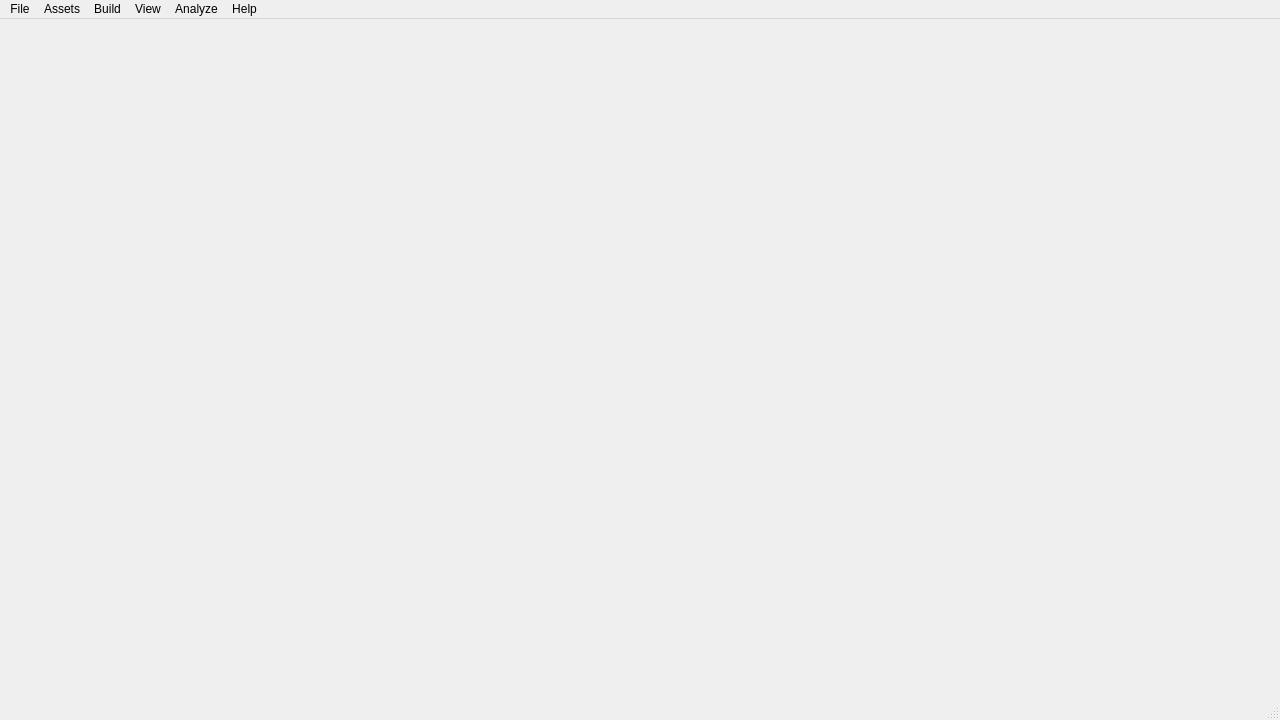
<?xml version="1.0" encoding="UTF-8"?>
<ui version="4.0">
 <class>MainWindow</class>
 <widget class="QMainWindow" name="MainWindow">
  <property name="geometry">
   <rect>
    <x>0</x>
    <y>0</y>
    <width>1280</width>
    <height>720</height>
   </rect>
  </property>
  <property name="windowTitle">
   <string>Swift IDE</string>
  </property>
  <widget class="QWidget" name="centralWidget"/>
  <widget class="QMenuBar" name="menuBar">
   <property name="geometry">
    <rect>
     <x>0</x>
     <y>0</y>
     <width>1280</width>
     <height>21</height>
    </rect>
   </property>
   <widget class="QMenu" name="menuFile">
    <property name="title">
     <string>File</string>
    </property>
    <addaction name="actionNew_Project"/>
    <addaction name="actionOpen_Project"/>
    <addaction name="separator"/>
    <addaction name="actionSave"/>
    <addaction name="actionSave_As"/>
    <addaction name="actionSave_All"/>
    <addaction name="separator"/>
    <addaction name="actionPreference"/>
    <addaction name="actionOpen_Swift_in_Explorer"/>
    <addaction name="actionExit"/>
   </widget>
   <widget class="QMenu" name="menuAssets">
    <property name="title">
     <string>Assets</string>
    </property>
    <addaction name="actionAdd_Texture"/>
    <addaction name="actionAdd_Sound"/>
    <addaction name="actionAdd_Font"/>
    <addaction name="actionAdd_Scene"/>
    <addaction name="separator"/>
    <addaction name="actionAdd_Class"/>
    <addaction name="actionAdd_Entity"/>
    <addaction name="actionAdd_State"/>
    <addaction name="separator"/>
    <addaction name="actionConfiguration"/>
    <addaction name="actionOpen_in_Explorer"/>
   </widget>
   <widget class="QMenu" name="menuBuild">
    <property name="title">
     <string>Build</string>
    </property>
    <addaction name="actionBuild_and_Run"/>
    <addaction name="separator"/>
    <addaction name="actionBuild_Project"/>
    <addaction name="actionRebuild_Project"/>
    <addaction name="actionClean_Project"/>
   </widget>
   <widget class="QMenu" name="menuView">
    <property name="title">
     <string>View</string>
    </property>
    <addaction name="actionProject_Explorer"/>
    <addaction name="actionError_List"/>
    <addaction name="actionCompiler_Output"/>
    <addaction name="actionShell"/>
    <addaction name="actionEngine_Debug_Redirect"/>
   </widget>
   <widget class="QMenu" name="menuAnalyze">
    <property name="title">
     <string>Analyze</string>
    </property>
    <addaction name="actionLines_of_Code"/>
   </widget>
   <widget class="QMenu" name="menuHelp">
    <property name="title">
     <string>Help</string>
    </property>
    <addaction name="actionSwift_Wiki"/>
    <addaction name="actionRelease_Notes"/>
    <addaction name="separator"/>
    <addaction name="actionWebsite"/>
    <addaction name="actionDeveloper_Forum"/>
    <addaction name="actionReport_bug"/>
    <addaction name="separator"/>
    <addaction name="actionAbout_Swift_IDE"/>
    <addaction name="actionUpdate_License"/>
   </widget>
   <addaction name="menuFile"/>
   <addaction name="menuAssets"/>
   <addaction name="menuBuild"/>
   <addaction name="menuView"/>
   <addaction name="menuAnalyze"/>
   <addaction name="menuHelp"/>
  </widget>
  <widget class="QStatusBar" name="statusBar"/>
  <action name="actionNew_Project">
   <property name="icon">
    <iconset resource="Icons.qrc">
     <normaloff>:/resources/icons/page_white.png</normaloff>:/resources/icons/page_white.png</iconset>
   </property>
   <property name="text">
    <string>New Project</string>
   </property>
   <property name="shortcut">
    <string>Ctrl+N</string>
   </property>
  </action>
  <action name="actionOpen_Project">
   <property name="icon">
    <iconset resource="Icons.qrc">
     <normaloff>:/resources/icons/folder_open.png</normaloff>:/resources/icons/folder_open.png</iconset>
   </property>
   <property name="text">
    <string>Open Project</string>
   </property>
   <property name="shortcut">
    <string>Ctrl+O</string>
   </property>
  </action>
  <action name="actionSave">
   <property name="icon">
    <iconset resource="Icons.qrc">
     <normaloff>:/resources/icons/save.png</normaloff>:/resources/icons/save.png</iconset>
   </property>
   <property name="text">
    <string>Save</string>
   </property>
   <property name="shortcut">
    <string>Ctrl+S</string>
   </property>
  </action>
  <action name="actionSave_As">
   <property name="icon">
    <iconset resource="Icons.qrc">
     <normaloff>:/resources/icons/save_as.png</normaloff>:/resources/icons/save_as.png</iconset>
   </property>
   <property name="text">
    <string>Save As</string>
   </property>
  </action>
  <action name="actionPreference">
   <property name="icon">
    <iconset resource="Icons.qrc">
     <normaloff>:/resources/icons/preferences.png</normaloff>:/resources/icons/preferences.png</iconset>
   </property>
   <property name="text">
    <string>Preferences</string>
   </property>
  </action>
  <action name="actionExit">
   <property name="text">
    <string>Exit</string>
   </property>
  </action>
  <action name="actionAdd_Texture">
   <property name="text">
    <string>Add Texture</string>
   </property>
   <property name="shortcut">
    <string>Ctrl+Shift+T</string>
   </property>
  </action>
  <action name="actionAdd_Sound">
   <property name="text">
    <string>Add Sound</string>
   </property>
   <property name="shortcut">
    <string>Ctrl+Shift+S</string>
   </property>
  </action>
  <action name="actionAdd_Font">
   <property name="text">
    <string>Add Font</string>
   </property>
   <property name="shortcut">
    <string>Ctrl+Shift+F</string>
   </property>
  </action>
  <action name="actionAdd_Scene">
   <property name="text">
    <string>Add Scene</string>
   </property>
   <property name="shortcut">
    <string>Ctrl+Shift+C</string>
   </property>
  </action>
  <action name="actionAdd_Class">
   <property name="text">
    <string>Add Script</string>
   </property>
   <property name="shortcut">
    <string>Ctrl+Shift+R</string>
   </property>
  </action>
  <action name="actionAdd_Entity">
   <property name="text">
    <string>Add Entity</string>
   </property>
   <property name="shortcut">
    <string>Ctrl+Shift+E</string>
   </property>
  </action>
  <action name="actionAdd_State">
   <property name="text">
    <string>Add State</string>
   </property>
   <property name="shortcut">
    <string>Ctrl+Shift+A</string>
   </property>
  </action>
  <action name="actionConfiguration">
   <property name="text">
    <string>Configuration</string>
   </property>
  </action>
  <action name="actionBuild_Project">
   <property name="text">
    <string>Build Project</string>
   </property>
   <property name="shortcut">
    <string>F6</string>
   </property>
  </action>
  <action name="actionRebuild_Project">
   <property name="text">
    <string>Rebuild Project</string>
   </property>
  </action>
  <action name="actionClean_Project">
   <property name="text">
    <string>Clean Project</string>
   </property>
  </action>
  <action name="actionBuild_and_Run">
   <property name="icon">
    <iconset resource="Icons.qrc">
     <normaloff>:/resources/icons/execute.png</normaloff>:/resources/icons/execute.png</iconset>
   </property>
   <property name="text">
    <string>Build and Run</string>
   </property>
   <property name="shortcut">
    <string>F5</string>
   </property>
  </action>
  <action name="actionProject_Explorer">
   <property name="text">
    <string>Project Explorer</string>
   </property>
   <property name="shortcut">
    <string>Ctrl+W, Ctrl+P</string>
   </property>
  </action>
  <action name="actionError_List">
   <property name="text">
    <string>Error List</string>
   </property>
   <property name="shortcut">
    <string>Ctrl+W, Ctrl+E</string>
   </property>
  </action>
  <action name="actionCompiler_Output">
   <property name="text">
    <string>Compiler Output</string>
   </property>
   <property name="shortcut">
    <string>Ctrl+W, Ctrl+C</string>
   </property>
  </action>
  <action name="actionShell">
   <property name="icon">
    <iconset>
     <normaloff>:/icons/resources/icons/shell_windows.png</normaloff>:/icons/resources/icons/shell_windows.png</iconset>
   </property>
   <property name="text">
    <string>Shell</string>
   </property>
   <property name="shortcut">
    <string>Ctrl+W, Ctrl+S</string>
   </property>
  </action>
  <action name="actionEngine_Debug_Redirect">
   <property name="text">
    <string>Engine Debug Redirect</string>
   </property>
   <property name="shortcut">
    <string>Ctrl+W, Ctrl+D</string>
   </property>
  </action>
  <action name="actionLines_of_Code">
   <property name="text">
    <string>Lines of Code</string>
   </property>
  </action>
  <action name="actionOpen_in_Explorer">
   <property name="text">
    <string>Open Project in Explorer</string>
   </property>
   <property name="shortcut">
    <string>Ctrl+Shift+P</string>
   </property>
  </action>
  <action name="actionSwift_Wiki">
   <property name="text">
    <string>Swift Wiki</string>
   </property>
  </action>
  <action name="actionWebsite">
   <property name="text">
    <string>Website</string>
   </property>
  </action>
  <action name="actionDeveloper_Forum">
   <property name="text">
    <string>Developer Forum</string>
   </property>
  </action>
  <action name="actionRelease_Notes">
   <property name="text">
    <string>Release Notes</string>
   </property>
  </action>
  <action name="actionAbout_Swift_IDE">
   <property name="text">
    <string>About Swift IDE</string>
   </property>
   <property name="shortcut">
    <string>F1</string>
   </property>
  </action>
  <action name="actionUpdate_License">
   <property name="text">
    <string>Update License</string>
   </property>
  </action>
  <action name="actionReport_bug">
   <property name="text">
    <string>Report bug</string>
   </property>
  </action>
  <action name="actionOpen_Swift_in_Explorer">
   <property name="text">
    <string>Open Swift in Explorer</string>
   </property>
   <property name="shortcut">
    <string>Ctrl+Shift+O</string>
   </property>
  </action>
  <action name="actionSave_All">
   <property name="icon">
    <iconset resource="Icons.qrc">
     <normaloff>:/resources/icons/save_all.png</normaloff>:/resources/icons/save_all.png</iconset>
   </property>
   <property name="text">
    <string>Save All</string>
   </property>
  </action>
 </widget>
 <layoutdefault spacing="6" margin="11"/>
 <resources>
  <include location="Icons.qrc"/>
 </resources>
 <connections/>
</ui>
